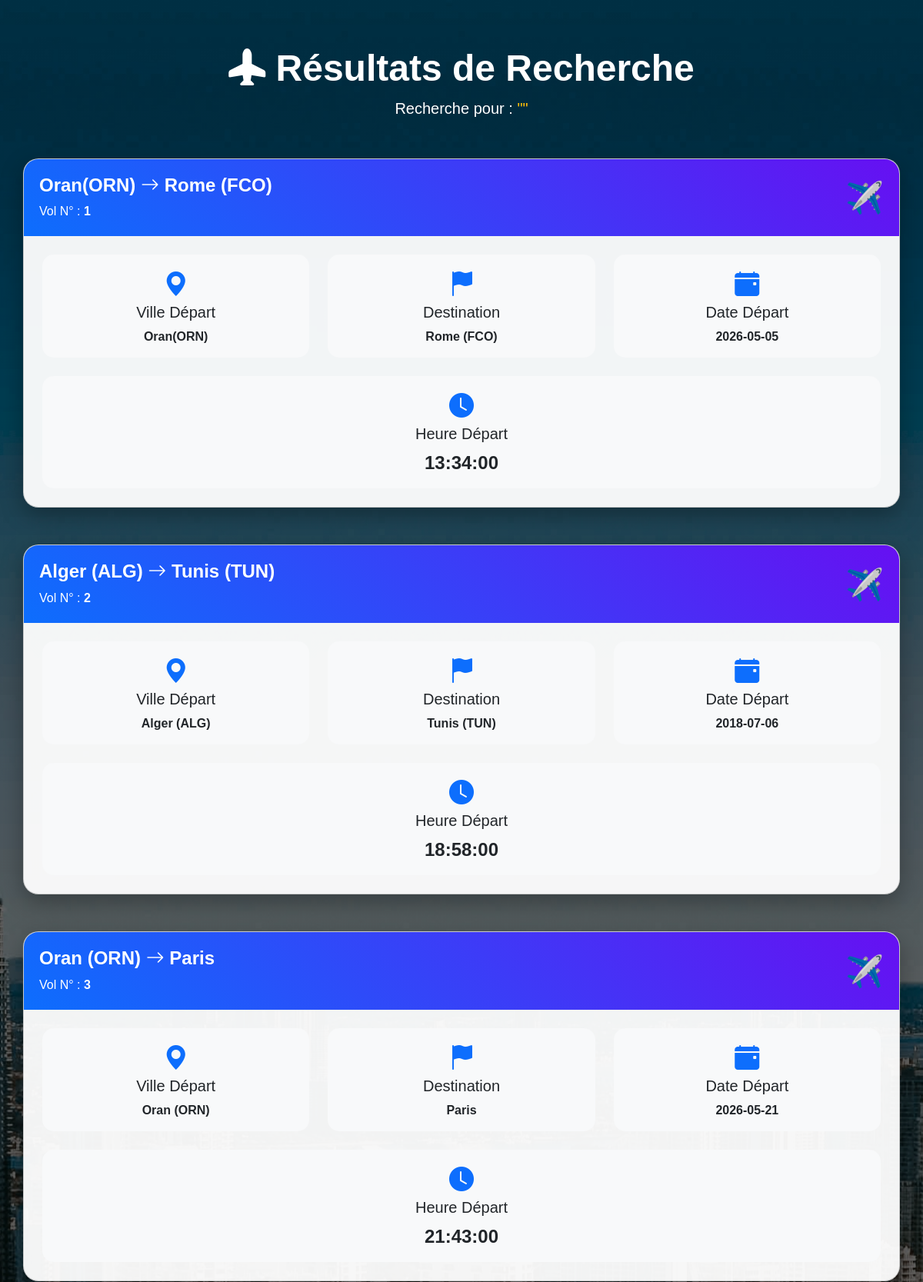
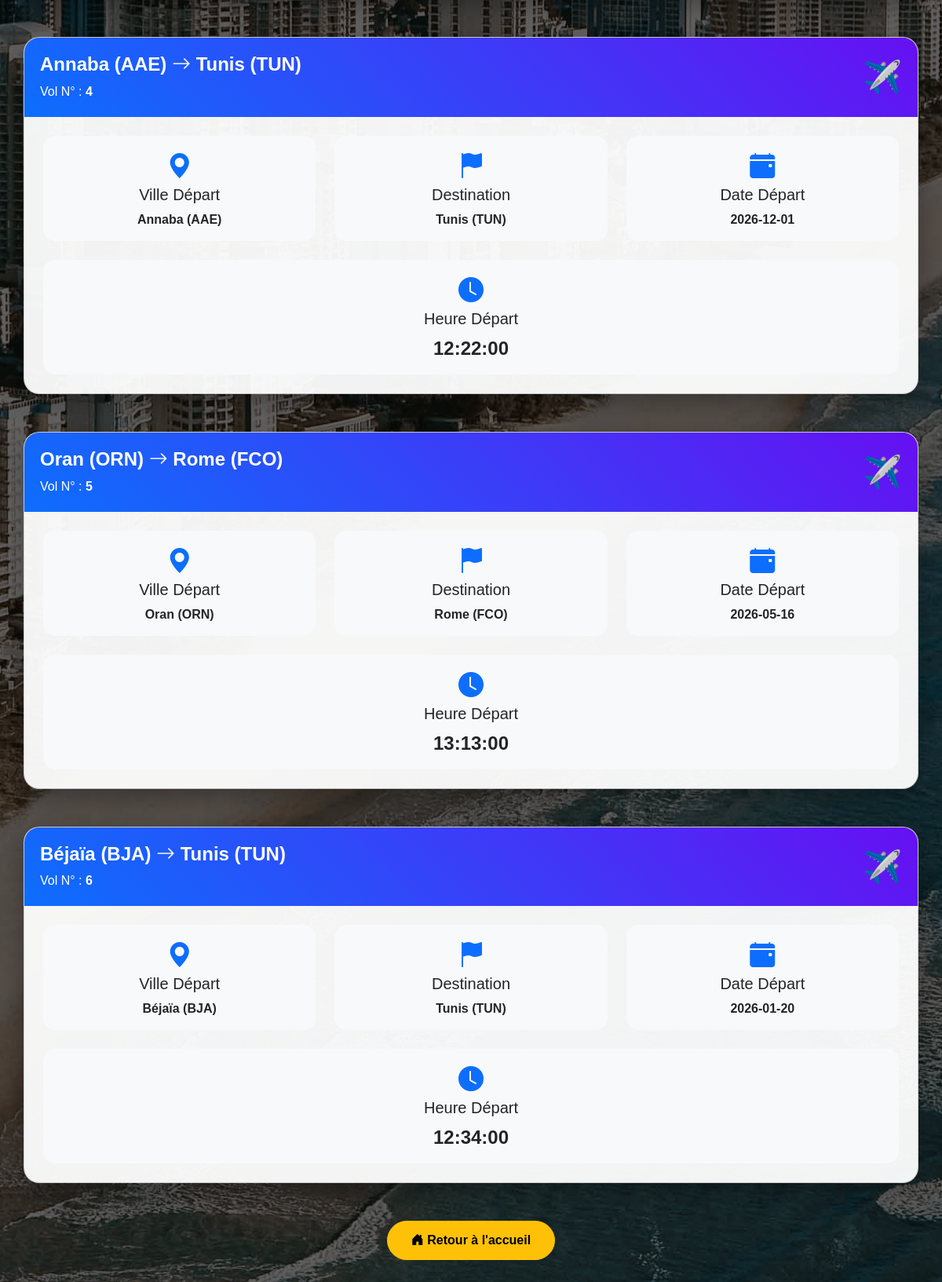
Page /php/search.php on the committed database (2 pictures, top to bottom).
### tables this page shows
CREATE TABLE IF NOT EXISTS `vol` (
  `id_vol` int(11) NOT NULL AUTO_INCREMENT,
  `reference` varchar(50) NOT NULL,
  `ville_dest` varchar(50) NOT NULL,
  `ville_depart` varchar(50) NOT NULL,
  `date_depart` date NOT NULL,
  `heure_depart` time NOT NULL,
  `statut` varchar(50) NOT NULL,
  `prix` int(11) NOT NULL,
  PRIMARY KEY (`id_vol`)
);

### php/search.php (the view, shortened to what this page needs)
<?php
$b_host = "localhost";
$b_user = "root";
$b_pass = "";
$b_base = "gestion_agence";
$cnx = mysqli_connect($b_host, $b_user, $b_pass, $b_base);
$recherche = isset($_POST['recherche']) ? trim($_POST['recherche']) : '';
$sql = "SELECT * FROM vol
        WHERE ville_dest LIKE '%$recherche%'
        OR ville_depart LIKE '%$recherche%'
        LIMIT 100";
$req = mysqli_query($cnx, $sql);
?>
<!DOCTYPE html>
<html lang="fr">
<head>
<link href="https://cdn.jsdelivr.net/npm/bootstrap@5.3.3/dist/css/bootstrap.min.css" rel="stylesheet">
<link rel="stylesheet" href="https://cdn.jsdelivr.net/npm/bootstrap-icons@1.11.3/font/bootstrap-icons.min.css">
<link href="https://unpkg.com/aos@2.3.4/dist/aos.css" rel="stylesheet">
</head>
<body>
<div class="container overlay">
    <div class="title" data-aos="fade-down">
        <h1>
            <i class="bi bi-airplane-fill"></i>
            Résultats de Recherche
        </h1>
        <p class="fs-5">
            Recherche pour :
            <span class="search-text">
                "<?php echo htmlspecialchars($recherche); ?>"
            </span>
        </p>
    </div>
<?php
if(mysqli_num_rows($req) > 0){
    while($obj = mysqli_fetch_object($req)){
?>
    <div class="card flight-card mb-5" data-aos="zoom-in">
        <div class="card-header-custom">
            <div class="d-flex justify-content-between align-items-center flex-wrap">
                <div>
                    <h3 class="route">
                        <?php echo $obj->ville_depart; ?>
                        <i class="bi bi-arrow-right"></i>
                        <?php echo $obj->ville_dest; ?>
                    </h3>
                    <p class="mb-0">
                        Vol N° :
                        <strong><?php echo $obj->id_vol; ?></strong>
                    </p>
                </div>
                <div class="fs-1">
                    ✈️
                </div>
            </div>
        </div>
        <div class="card-body p-4">
            <div class="row g-4">
                <div class="col-md-4">
                    <div class="info-box">
                        <i class="bi bi-geo-alt-fill"></i>
                        <h5>Ville Départ</h5>
                        <p class="mb-0 fw-bold">
                            <?php echo $obj->ville_depart; ?>
                        </p>
                    </div>
                </div>
                <div class="col-md-4">
                    <div class="info-box">
                        <i class="bi bi-flag-fill"></i>
                        <h5>Destination</h5>
                        <p class="mb-0 fw-bold">
                            <?php echo $obj->ville_dest; ?>
                        </p>
                    </div>
                </div>
                <div class="col-md-4">
                    <div class="info-box">
                        <i class="bi bi-calendar-event-fill"></i>
                        <h5>Date Départ</h5>
                        <p class="mb-0 fw-bold">
                            <?php echo $obj->date_depart; ?>
                        </p>
                    </div>
                </div>
                <div class="col-md-12">
                    <div class="info-box">
                        <i class="bi bi-clock-fill"></i>
                        <h5>Heure Départ</h5>
                        <p class="mb-0 fw-bold fs-4">
                            <?php echo $obj->heure_depart; ?>
                        </p>
                    </div>
                </div>
            </div>
        </div>
    </div>
<?php
    }
}
?>
    <div class="text-center mt-5" data-aos="fade-up">
        <a href="../index.php"
           class="btn btn-warning btn-home">
            <i class="bi bi-house-door-fill"></i>
            Retour à l'accueil
        </a>
    </div>
</div>
</body>
</html>

### php/search.php (style rules this page uses)
body { background: linear-gradient(rgba(0,0,0,.6),rgba(0,0,0,.6)), url('../img/fond.jpg'); background-size: cover; background-position: center; background-attachment: fixed; min-height: 100vh; font-family: Arial, sans-serif; }
.overlay { padding: 60px 0; }
.title { text-align: center; color: white; margin-bottom: 50px; }
.title h1 { font-size: 3rem; font-weight: bold; }
.search-text { color: #ffc107; }
.flight-card { background: rgba(255,255,255,0.95); border-radius: 20px; overflow: hidden; transition: .4s; box-shadow: 0 10px 30px rgba(0,0,0,.3); }
.card-header-custom { background: linear-gradient(45deg,#0d6efd,#6610f2); color: white; padding: 20px; }
.route { font-size: 1.5rem; font-weight: bold; }
.info-box { padding: 15px; border-radius: 15px; background: #f8f9fa; text-align: center; height: 100%; }
.info-box i { font-size: 2rem; margin-bottom: 10px; color: #0d6efd; }
.btn-home { padding: 12px 30px; border-radius: 50px; font-weight: bold; }

### rows in the picture
vol: ville_depart "Oran(ORN)", ville_dest "Rome (FCO)", id_vol "1", date_depart "2026-05-05", heure_depart "13:34:00"
vol: ville_depart "Alger (ALG)", ville_dest "Tunis (TUN)", id_vol "2", date_depart "2018-07-06", heure_depart "18:58:00"
vol: ville_depart "Oran (ORN)", ville_dest "Paris", id_vol "3", date_depart "2026-05-21", heure_depart "21:43:00"
vol: ville_depart "Annaba (AAE)", ville_dest "Tunis (TUN)", id_vol "4", date_depart "2026-12-01", heure_depart "12:22:00"
vol: ville_depart "Oran (ORN)", ville_dest "Rome (FCO)", id_vol "5", date_depart "2026-05-16", heure_depart "13:13:00"
vol: ville_depart "Béjaïa (BJA)", ville_dest "Tunis (TUN)", id_vol "6", date_depart "2026-01-20", heure_depart "12:34:00"
